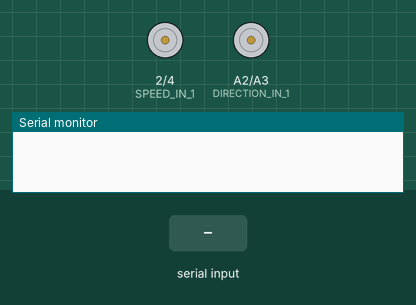
A sketch run on a simulated Arduino Uno, built with avr-gcc and run on an emulated ATmega328P. On the bench: motor-driver pin pairs drawn as motors (green arrow = first pin HIGH = forward, orange = second pin HIGH = backward, longer = more drive, scaled by the enable pin), the last lines printed to the serial monitor. The test bench sets the inputs (shaded band).

Above: at 1.2 s.
1.3 s: byte 30 received over Serial
At 1.7 s:
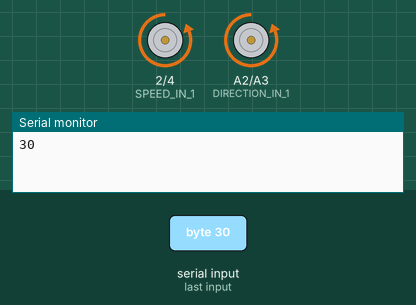
2.8 s: byte 90 received over Serial
At 4.0 s:
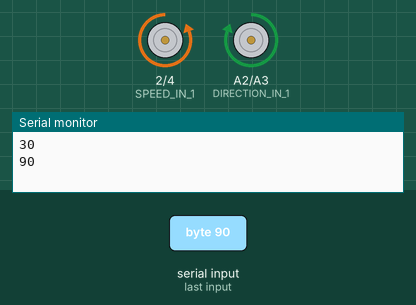
4.3 s: byte 120 received over Serial
At 5.2 s:
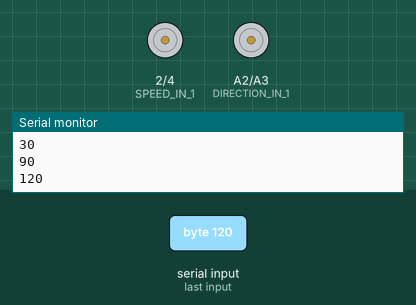
Timing chart, 0 to 7.3 s (numbered marks = the images above; inputs shaded):
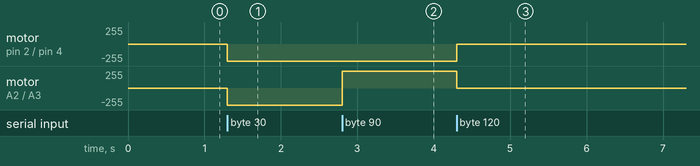

The sketch:

ble.ino
```cpp
#define SPEED_IN_1 (2)
#define SPEED_IN_2 (4)
#define SPEED_EN (5)
#define DIRECTION_IN_1 (A2)
#define DIRECTION_IN_2 (A3)
#define DIRECTION_EN (3)

#define FORARD_BIT   (1) // '0001'
#define BACKWARD_BIT (2) // '0010'
#define LEFT_BIT     (4) // '0100'
#define RIGHT_BIT    (8) // '1000'

void setup()
{
    pinMode(SPEED_IN_1, OUTPUT);
    pinMode(SPEED_IN_2, OUTPUT);
    pinMode(SPEED_EN, OUTPUT);
    pinMode(DIRECTION_IN_1, OUTPUT);
    pinMode(DIRECTION_IN_2, OUTPUT);
    pinMode(DIRECTION_EN, OUTPUT);

    Serial.begin(115200);
}

void drive(byte direction)
{
    if ((direction & FORARD_BIT) && (direction & BACKWARD_BIT)) {
        direction -= BACKWARD_BIT;
    }
    if ((direction & LEFT_BIT) && (direction & RIGHT_BIT)) {
        direction -= RIGHT_BIT;
    }

    digitalWrite(SPEED_IN_1, (direction & FORARD_BIT) ? HIGH : LOW);
    digitalWrite(SPEED_IN_2, (direction & BACKWARD_BIT) ? HIGH : LOW);

    if (direction & FORARD_BIT || direction & BACKWARD_BIT) {
      analogWrite(SPEED_EN, 255);
    } else {
      analogWrite(SPEED_EN, 0);
    }

    digitalWrite(DIRECTION_IN_1, (direction & RIGHT_BIT) ? HIGH : LOW);
    digitalWrite(DIRECTION_IN_2, (direction & LEFT_BIT) ? HIGH : LOW);

    if (direction & RIGHT_BIT || direction & LEFT_BIT) {
      analogWrite(DIRECTION_EN, 255);
    } else {
      analogWrite(DIRECTION_EN, 0);
    }
}

byte in;

void loop()
{
  if (Serial.available()) {
    in = Serial.read();
    drive(in);
    Serial.println(in, DEC);
  }
}
```

Measured:
- after the input at 1.3 s, motor on pin 2 (SPEED_IN_1) / pin 4 (SPEED_IN_2), motor on A2 (DIRECTION_IN_1) / A3 (DIRECTION_IN_2): stopped → backward 255/255 at once
- after the input at 2.8 s, motor on A2 (DIRECTION_IN_1) / A3 (DIRECTION_IN_2): backward 255/255 → forward 255/255 at once
- after the input at 4.3 s, motor on pin 2 (SPEED_IN_1) / pin 4 (SPEED_IN_2): backward 255/255 → stopped at once; motor on A2 (DIRECTION_IN_1) / A3 (DIRECTION_IN_2): forward 255/255 → stopped at once
